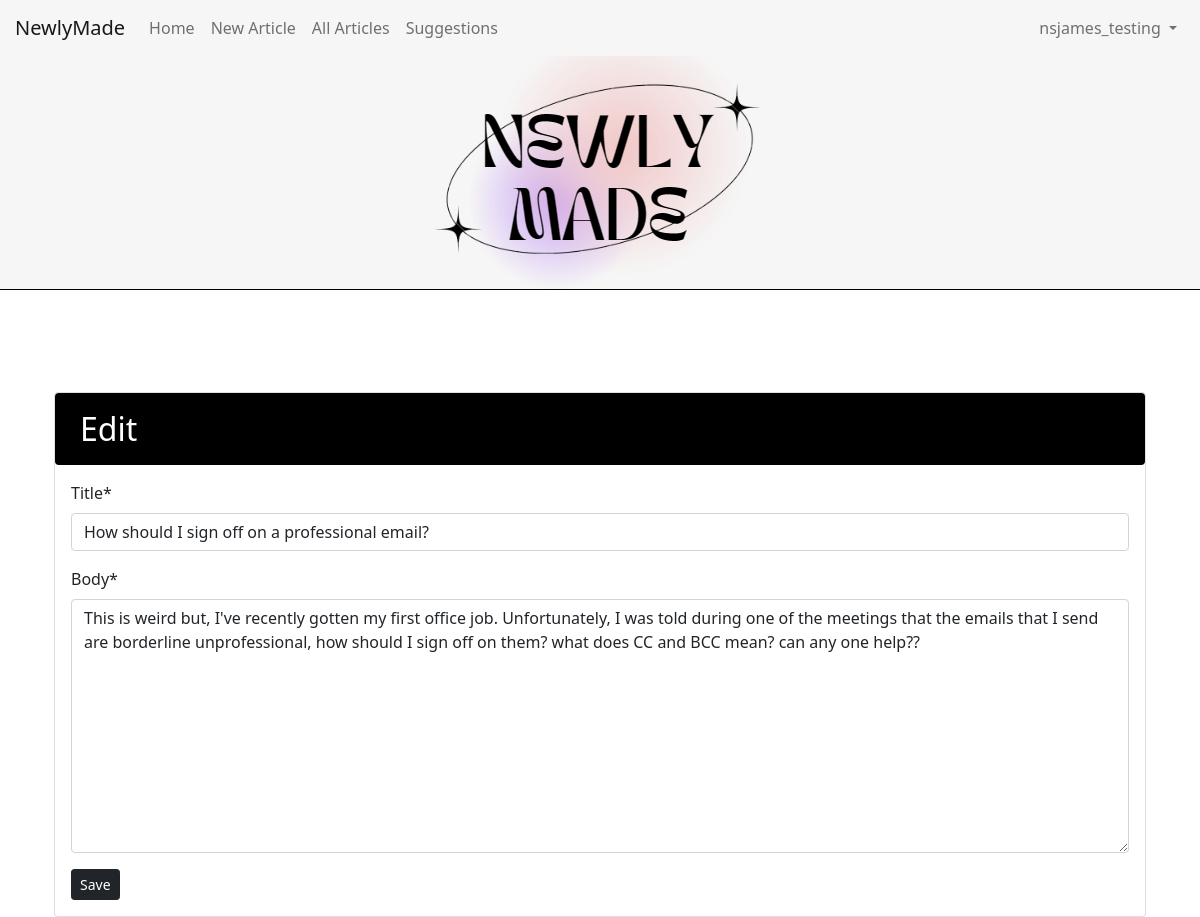
Page /articles/27/edit/ (signed in) on the committed database.
### accounts/models.py (models this page shows)
class CustomUser(AbstractUser):
    age = models.PositiveIntegerField(null=True, blank=True)

### articles/models.py (models this page shows, shortened)
class Article(models.Model):
    title = models.CharField(max_length=255)
    body = models.TextField()
    date = models.DateTimeField(auto_now=True)
    author = models.ForeignKey(
        settings.AUTH_USER_MODEL,
        on_delete=models.CASCADE,
    )
    class Meta:
        ordering = ['-date']

### articles/views.py (the view)
# urls.py: path("<int:pk>/edit/", ArticleUpdateView.as_view(),
class ArticleUpdateView(LoginRequiredMixin, UpdateView):
    model = Article
    fields = (
        "title",
        "body",
    )
    template_name = "article_edit.html"
    success_url = reverse_lazy('article_list')

### templates/article_edit.html (shortened to what this page needs)
{% extends "base.html" %}
{% load crispy_forms_tags %}
{% block content %}
<div class="container mt-5">
    <div class="card">
        <div class="card" style="background-color: #000000; color: white; padding-top: 1rem; padding-bottom: 1rem; padding-left: 1.5rem; padding-right: 1.5rem;">
            <h2 class="mb-0">Edit</h2>
        </div>
        <div class="card-body">
            <form action="" method="post" class="needs-validation" novalidate>
                {{ form|crispy }}
                <button class="btn btn-dark btn-sm" type="submit">Save</button>
            </form>
        </div>
    </div>
</div>
{% endblock content %}

### templates/base.html (shortened to what this page needs)
{% load static %}
<!DOCTYPE html>
<html lang="en">
<head>
    <link href="https://cdn.jsdelivr.net/npm/bootstrap@5.1.3/dist/css/bootstrap.min.css" rel="stylesheet">
</head>
<body>
    <header class="p-3 border-bottom">
        <nav class="navbar navbar-expand-lg navbar-light fixed-top border-1px;" style="background-color: #F6F6F6;">
            <div class="container-fluid">
                <a class="navbar-brand" href="{% url 'home' %}">
                    NewlyMade
                </a>
                <div class="collapse navbar-collapse" id="navbarNav">
                    <ul class="navbar-nav me-auto mb-2 mb-lg-0">
                        <li class="nav-item">
                            <a class="nav-link{% if request.path == '/' %} active{% endif %}" href="{% url 'home' %}">Home</a>
                        </li>
                        {% if user.is_authenticated %}
                        <li class="nav-item">
                            <a class="nav-link{% if request.path == '/article/new/' %} active{% endif %}" href="{% url 'article_new' %}">New Article</a>
                        </li>
                        <li class="nav-item">
                            <a class="nav-link{% if request.path == '/article/list/' %} active{% endif %}" href="{% url 'article_list' %}">All Articles</a>
                        </li>
                        <li class="nav-item">
                            <a class="nav-link" href="https://forms.office.com/r/hVucxuiRqR">Suggestions</a>
                        </li>
                        {% endif %}
                    </ul>
                    <ul class="navbar-nav">
                        {% if user.is_authenticated %}
                        <li class="nav-item dropdown">
                            <a class="nav-link dropdown-toggle" href="#" id="navbarDropdown" role="button" data-bs-toggle="dropdown" aria-expanded="false">
                                {{ user.username }}
                            </a>
                        </li>
                        {% endif %}
                    </ul>
                </div>
            </div>
        </nav>
    </header>
    <div class="container-fluid" style="border: 10px; overflow: hidden; width: 100%; height: 32vh; background-color: #F6F6F6; display: flex; justify-content: center; align-items: center;">
        <img src="{% static 'new.png' %}" style="overflow: hidden" alt="Logo">
    </div>
    <div class="container-fluid" style="background-color: black; width: 100%; height: 1px;"></div>
    <main class="container mt-4" style="padding-top: 30px;">
        {% block content %}{% endblock content %}
    </main>
</body>
</html>

### templates/base.html (style rules this page uses)
body { background-color: f6f6f6; background-size: 80px 80px; background-position: 0 0,40px 40px; }
.navbar { width: 100%; }
.container-fluid { padding-right: 15px; padding-left: 15px; margin-right: auto; margin-left: auto; }

### rows in the picture
CustomUser: username "nsjames_testing"
Article: title "How should I sign off on a professional email?", body "This is weird but, I've recently gotten my first office job. Unfortunately, I was told during one of the meetings that the emails that I send are borderline unprofessional, how should I sign off on them? what does CC and BCC mean? can any one help??"
